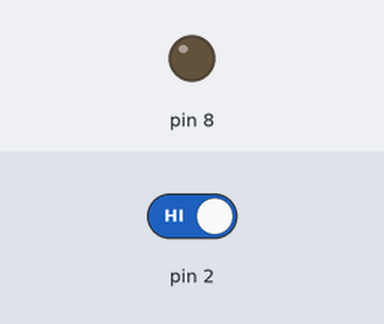
A sketch run on a simulated Arduino Uno, built with avr-gcc and run on an emulated ATmega328P. On the bench: output pins drawn as LEDs (lit = HIGH). The test bench sets the inputs (shaded band); at power-on: pin 2 HIGH.

Above: at 1.2 s.
1.3 s: pin 2 driven LOW
At 2.0 s:
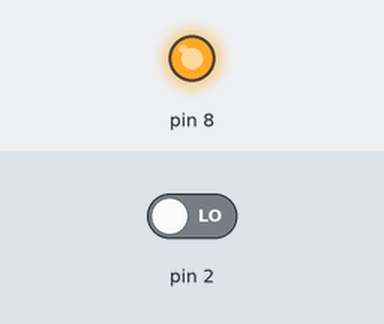
2.8 s: pin 2 driven HIGH
At 3.2 s:
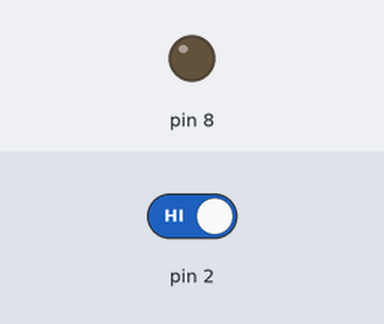
Timing chart, 0 to 5.8 s (numbered marks = the images above; inputs shaded):
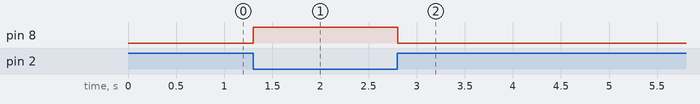

Measured:
- after the input at 1.3 s, pin 8: LOW → HIGH at once
- after the input at 2.8 s, pin 8: HIGH → LOW at once

The sketch:

ir_obstacle_buzzer.ino
```cpp
void setup() {
  pinMode(2, INPUT);
  pinMode(8, OUTPUT);
}

void loop() {
  if (digitalRead(2) == LOW) {
    digitalWrite(8, HIGH);
  } else {
    digitalWrite(8, LOW);
  }

  delay(20);
}
```
